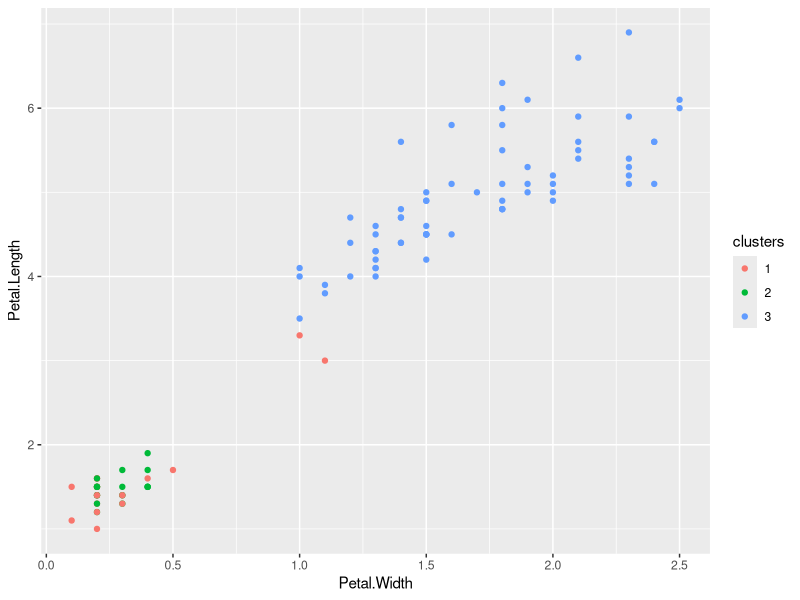

Write R code to recreate this figure.
# Iris example ignoring species labels
library(caret)
data(iris)
inTrain <- createDataPartition(y=iris$Species,
                               p=0.7, list=FALSE)
training <- iris[inTrain, ]
testing <- iris[-inTrain, ]
dim(training)
dim(testing)



# Cluster with k-means
kMeans1 <- kmeans(subset(training, select=-c(Species)), centers = 3)
training$clusters <- as.factor(kMeans1$cluster)
qplot(Petal.Width, Petal.Length, colour=clusters, data=training)


# Compare to real labels
table(kMeans1$cluster, training$Species)


# Build predictor
modFit <- train(clusters ~ ., 
                data=subset(training, select=-c(Species)),
                method="rpart")
table(predict(modFit, training), training$Species)


# Apply on test
testClusterPred <- predict(modFit, testing)
table(testClusterPred, testing$Species)
